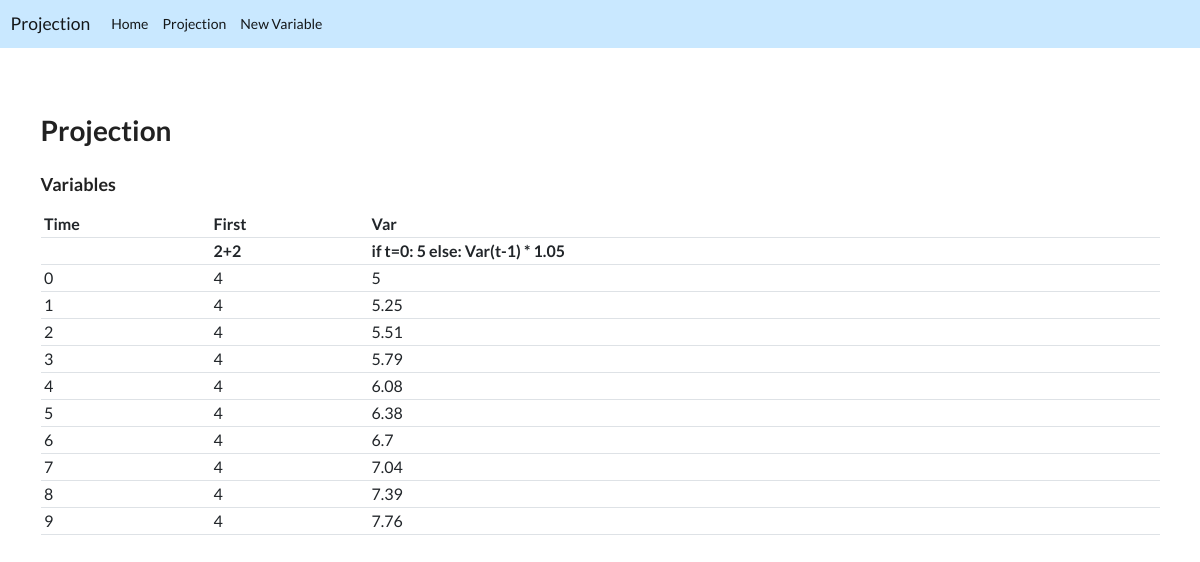
/projection, run on the app's committed database.
### app/models.py (models this page shows, shortened)
class Variable(models.Model):
    name = models.CharField(max_length=200)
    formula = models.TextField(null=True, blank=True)
    level = models.IntegerField(null=True, blank=True)
    round = models.IntegerField(default=0)
    type = models.CharField(max_length=200, choices=VARIABLE_TYPES)
    def values_round(self):
        rounding = self.round
        values = self.values()
        values_rounded = []
        for x in values:
            values_rounded.append(round(x,rounding))
        return values_rounded
    def values(self):
        values = []
        for t in range(10):
            values.append(self.value(t))
        return values
    def value(self, t):
        formula = self.formula.strip()
        formula = self.remove_if(formula, t).strip()
        formula = self.replace_variables(formula, t)
        formula = self.replace_t(formula, t)
        try:
            result = eval(formula)
        except:
            result = formula
        return result
    def replace_t(self, formula, t):
        if formula[0:5] == "Error": return formula
        formula = formula.replace("t", str(t))
        return formula
    def replace_variables(self, formula, t):
        for x in self.referenced_variables():
            start = formula.find(x.name)
            if start != -1:
                start_t = formula.find("(", start)
                end_t = formula.find(")", start)
                if start_t == -1 or end_t == -1:
                    return("Error - brackets not found")
                variable_str = formula[start:end_t+1]
                time_str = formula[start_t+1:end_t]
                time_str = time_str.replace("t", str(t))
                try:
                    t = eval(time_str)
                except:
                    return(f"Error - 'Time String' couldn't be evaluated: 'Time String': '{time_str}'")
                formula = formula.replace(variable_str, str(x.value(t)))
        return formula
    def remove_if(self, formula, t):
        found = formula.find("if")
        if found == -1:
            return formula
        else:
            start = found + 2
            end = formula.find(":")
            logic_statement = formula[start:end]
            logic_statement_str = logic_statement.strip()
            logic_statement_str = self.replace_t(logic_statement_str, t)
            logic_statement_result = eval_logic(logic_statement_str)
            start = end + 2
            end = formula.find("else")
            true_statement = formula[start:end].strip()
            start = end + 5
            end = None
            false_statement = formula[start:end]
            if logic_statement_result:
                return true_statement
            else:
                return false_statement
    def referenced_variables(self):
        referenced_variables = []
        variables = Variable.objects.all()
        for y in variables:
            found = self.formula.find(y.name)
            if found != -1: referenced_variables.append(y)
        return referenced_variables

### app/views.py (the view)
# urls.py: path('projection', projection, name='projection'),
def projection(request):
    variables = Variable.objects.all()
    period = Global.objects.all().first().projection_period
    headings = ["Time",]
    formulae = ["", ]
    for x in variables:
        headings.append(x.name)
        formulae.append(x.formula)
    grid = [["" for x in range(variables.count() + 1)] for y in range(period)]
    for y in range(period): grid[y][0] = y
    x = 1
    for variable in variables:
        values = variable.values_round()
        y = 0
        for value in values:
            grid[y][x] = value
            y += 1
        x += 1
    return render(request, 'projection.html', {'headings': headings, 'period': period, 'grid': grid, 'formulae': formulae})

### app/models.py (called while the page is built)
def eval_logic(formula):
    if formula == 'True': return True
    equals = formula.find("=")
    lhs = float(formula[0:equals])
    rhs = float(formula[equals+1:])
    return lhs == rhs

### app/templates/projection.html
{% extends 'base.html'%}
{% block content %}
<h1>Projection</h1>
<h3>Variables</h3>
<table class="table table-sm center">
    <tr>{% for x in headings %}<th>{{ x }}</th>{% endfor %}</tr>
    <tr>{% for x in formulae %}<th>{{ x }}</th>{% endfor %}</tr>
    {% for row in grid %}
    <tr>
    {% for x in row %}
    <td>{{ x }}</td>
    {% endfor %}
    </tr>
    {% endfor %}
</table>
    <br><br>
{% endblock %}

### data on the page
Variable: headings "First", formulae "2+2"
Variable: headings "Var", formulae "if t=0: 5 else: Var(t-1) * 1.05"

### other printed values
{{ x }} "Time"
{{ x }} "0" "4" "5" "1" "4" "5.25" "2" "4" "5.51" "3" "4" "5.79" "4" "4" "6.08" "5" "4" "6.38" "6" "4" "6.7" "7" "4" "7.04" "8" "4" "7.39" "9" "4" "7.76"
